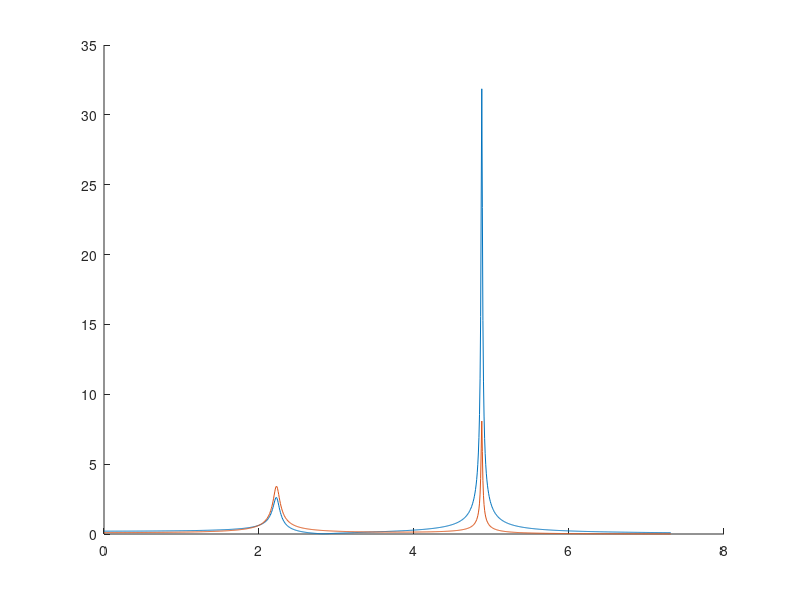

Source code (MATLAB): (Note: this script raises an error after producing the figure.)
clear
clc
close all

m1 = 1;
m2 = 1;
k = 8;
L = 1;
g = 9.81;
c = 0.1;

omegacart = sqrt(k/m2);

M = [(1/3) * m1 * L, 0; 0, m2];
K = [(L^2 / 4) * k + m1 * g * L / 2, (-L/2) * k; (-L/2) * k, k];
C = [0, 0; 0, c];
f = 1;

F = [f * L; 0];

[vectors, values] = eig(K,M);

natural_frequencies = [sqrt(values(1,1)); sqrt(values(2,2))];

norm_vector1 = vectors(:,1) / sqrt(transpose(vectors(:,1)) * M * vectors(:,1));
norm_vector2 = vectors(:,2) / sqrt(transpose(vectors(:,2)) * M * vectors(:,2));

Phi = [norm_vector1, norm_vector2];

force_frequencies = linspace(0,natural_frequencies(end)*1.5,1000);

for i = 1:length(force_frequencies)
    X(i,:) = (K + 1i * force_frequencies(i) * C - force_frequencies(i)^2 * M)^(-1) * F;
end

other = sqrt(k/m2);

hold on
plot(force_frequencies,abs(X))
% plot(force_frequencies,atan2(imag(X),real(X)))
xline(omegacart)
xlabel('force frequency')
ylabel('transfer function')
legend(["\theta/F","x/F",""])
title('P2')
